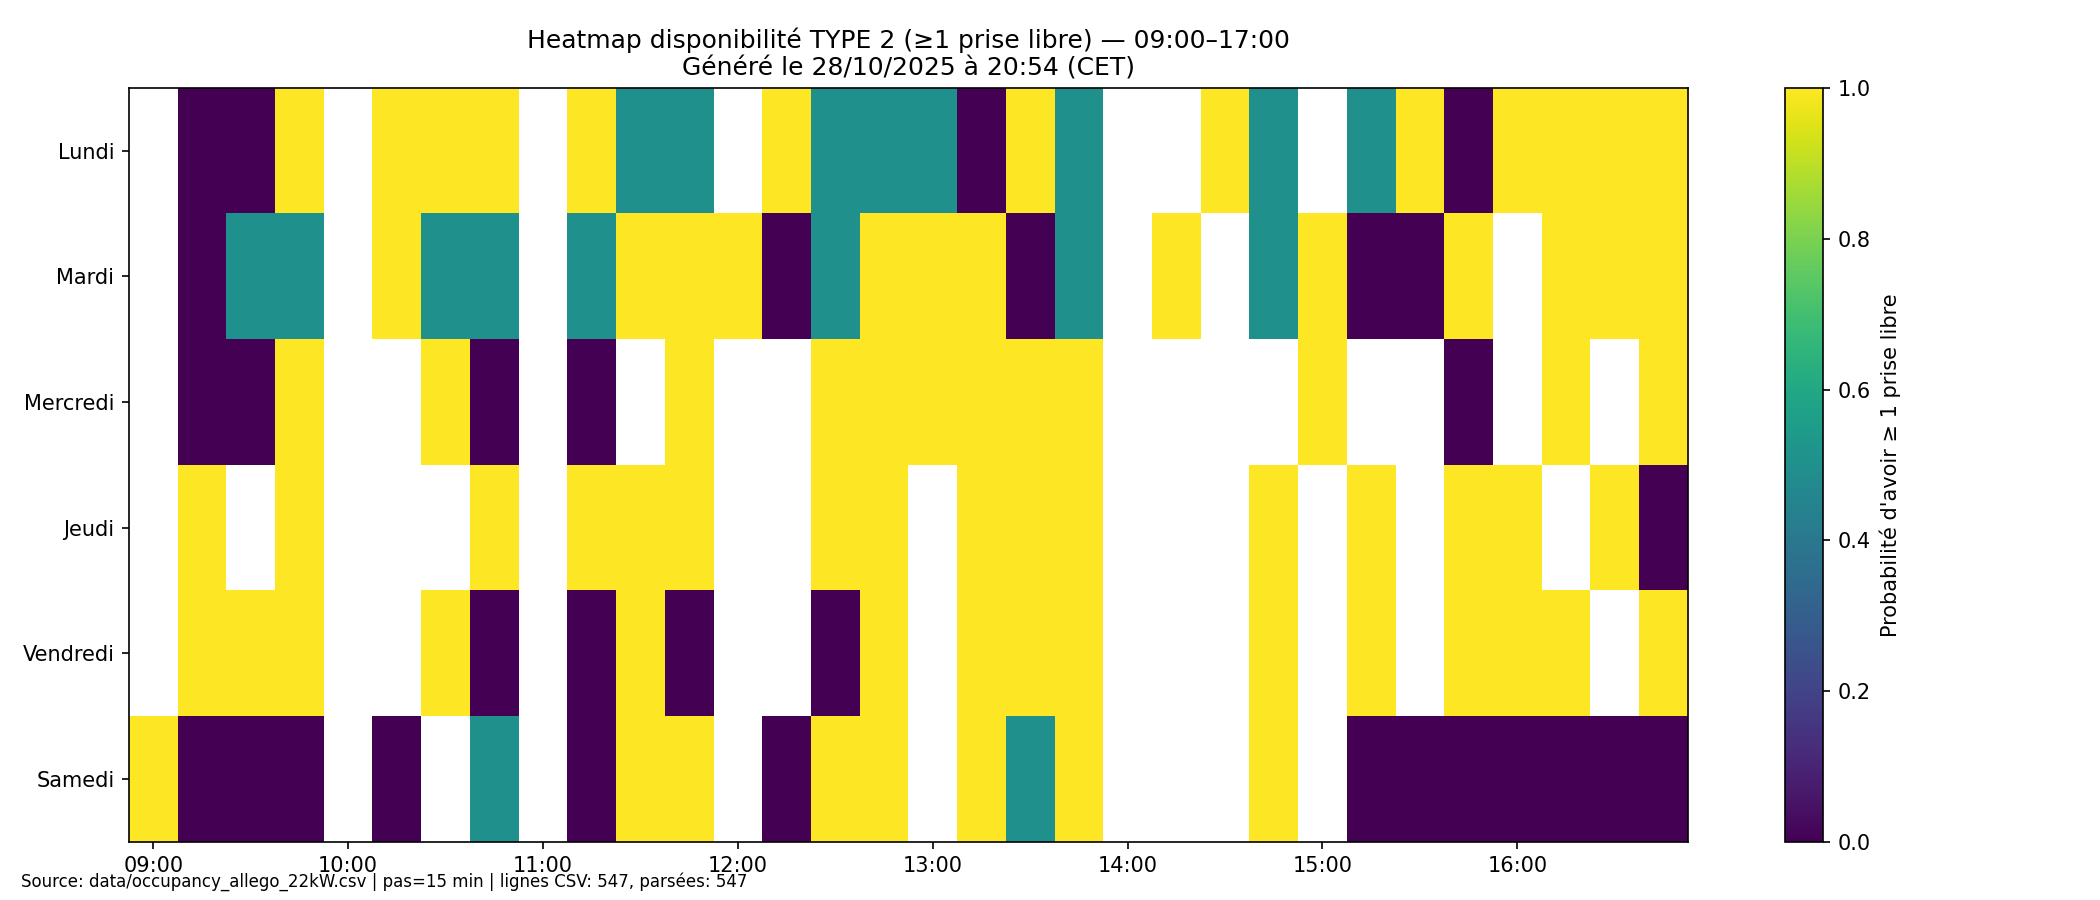

Source code (Python):
# heatmap_week.py
# Génère une heatmap PNG (Europe/Paris) montrant, pour LUN→SAM entre 09:00–17:00,
# la probabilité d'avoir >= 1 prise TYPE 2 libre, par pas de 15 minutes.

import csv
import math
from datetime import datetime, time, timezone
from zoneinfo import ZoneInfo
from collections import defaultdict
import matplotlib
matplotlib.use("Agg")  # rendu hors-écran pour GitHub Actions
import matplotlib.pyplot as plt
import numpy as np
import os

CSV_FILE = "data/occupancy_allego_22kW.csv"
OUT_PNG  = "heatmap_week.png"

TZ = ZoneInfo("Europe/Paris")

# Paramètres d'analyse
START_LOCAL   = time(9, 0)
END_LOCAL     = time(17, 0)
BIN_MINUTES   = 15                     # résolution (colonnes)
SLOTS_PER_DAY = int((8*60) / BIN_MINUTES)  # 9h→17h = 8h -> 32 colonnes

jours = ["Lundi","Mardi","Mercredi","Jeudi","Vendredi","Samedi","Dimanche"]

def safe_norm_key(k):
    if k is None: return None
    return str(k).lstrip("\ufeff").strip().lower()

def get_ts_from_row(row: dict):
    # accepte "timestamp", "timestamp_utc" (avec BOM toléré),
    # sinon prend la première colonne non None
    norm = {}
    for k in row.keys():
        nk = safe_norm_key(k)
        if nk is not None:
            norm[nk] = k
    for ck in ("timestamp", "timestamp_utc"):
        if ck in norm:
            return row.get(norm[ck])
    first_key = next((k for k in row.keys() if k is not None), None)
    return row.get(first_key) if first_key is not None else None

def to_int_or_zero(v) -> int:
    try:
        return int(str(v).strip())
    except Exception:
        return 0

# 1) Lire & binner
# success[wd][slot] = nb de fois a>=1
# total[wd][slot]   = nb de mesures
success = [ [0]*SLOTS_PER_DAY for _ in range(7) ]
total   = [ [0]*SLOTS_PER_DAY for _ in range(7) ]

rows_total = 0
rows_parsed = 0

if not os.path.exists(CSV_FILE):
    # crée un PNG informatif
    fig, ax = plt.subplots(figsize=(8, 3))
    ax.text(0.5, 0.5, "Aucune donnée (CSV introuvable)", ha="center", va="center")
    ax.axis("off")
    fig.tight_layout()
    fig.savefig(OUT_PNG, dpi=150)
    raise SystemExit("CSV introuvable")

with open(CSV_FILE, newline="", encoding="utf-8") as f:
    reader = csv.DictReader(f)
    for row in reader:
        rows_total += 1
        ts_s = get_ts_from_row(row)
        if not ts_s:
            continue
        ts_s = str(ts_s).replace("Z", "+00:00")
        try:
            ts = datetime.fromisoformat(ts_s)
        except Exception:
            continue
        if ts.tzinfo is None:
            ts = ts.replace(tzinfo=timezone.utc)
        ts_local = ts.astimezone(TZ)
        rows_parsed += 1

        a = to_int_or_zero(row.get("available"))
        t = to_int_or_zero(row.get("total"))
        if t <= 0:
            continue
        # fenêtre 9–17
        if not (START_LOCAL <= ts_local.time() < END_LOCAL):
            continue

        # calcule l'index de colonne (slot de 15 min depuis 09:00)
        minutes_since_start = (ts_local.hour - 9)*60 + ts_local.minute
        slot = minutes_since_start // BIN_MINUTES
        if slot < 0 or slot >= SLOTS_PER_DAY:
            continue

        wd = ts_local.weekday()  # 0=lundi
        success[wd][slot] += 1 if a >= 1 else 0
        total[wd][slot]   += 1

# 2) Construire la matrice de probabilités (LUN→SAM, 6 lignes)
M = np.full((6, SLOTS_PER_DAY), np.nan, dtype=float)
for wd in range(6):  # lundi→samedi
    for s in range(SLOTS_PER_DAY):
        n = total[wd][s]
        ok = success[wd][s]
        if n > 0:
            M[wd, s] = ok / n

# 3) S'il n'y a rien, produire un PNG informatif
if np.all(np.isnan(M)):
    fig, ax = plt.subplots(figsize=(10, 3))
    ax.text(0.5, 0.6, "Aucune mesure 9–17h (Europe/Paris)\nVérifie la collecte ou attends plus de données.",
            ha="center", va="center")
    ax.text(0.5, 0.3, f"CSV lignes: {rows_total} | parsées: {rows_parsed}",
            ha="center", va="center", fontsize=9)
    ax.axis("off")
    fig.tight_layout()
    fig.savefig(OUT_PNG, dpi=150)
    raise SystemExit("Pas de données exploitables pour 9–17h.")

# 4) Affichage heatmap
# Masquer NaN (cases sans données)
masked = np.ma.masked_invalid(M)

fig_h = 6   # hauteur en pouces
fig_w = 14  # largeur (nombre de colonnes)
fig, ax = plt.subplots(figsize=(fig_w, fig_h))

# imshow sans préciser de cmap (palette par défaut)
im = ax.imshow(masked, aspect="auto", interpolation="nearest", vmin=0.0, vmax=1.0)

# Ticks Y (jours)
ax.set_yticks(range(6))
ax.set_yticklabels(jours[:6])

# Ticks X (toutes les heures : 09:00, 10:00, ..., 17:00)
xticks = []
xticklabels = []
for col in range(SLOTS_PER_DAY):
    minutes = col * BIN_MINUTES
    hh = 9 + minutes // 60
    mm = minutes % 60
    if mm == 0:  # on n'étiquette que les heures pleines
        xticks.append(col)
        xticklabels.append(f"{hh:02d}:00")
ax.set_xticks(xticks)
ax.set_xticklabels(xticklabels, rotation=0)

# Titres
now_local = datetime.now(TZ)
title = ("Heatmap disponibilité TYPE 2 (≥1 prise libre) — 09:00–17:00\n"
         f"Généré le {now_local.strftime('%d/%m/%Y à %H:%M (%Z)')}")
ax.set_title(title)

# Colorbar
cbar = fig.colorbar(im, ax=ax)
cbar.set_label("Probabilité d'avoir ≥ 1 prise libre")

# Légende sous-graphique
fig.text(0.01, 0.01, f"Source: {CSV_FILE} | pas={BIN_MINUTES} min | lignes CSV: {rows_total}, parsées: {rows_parsed}",
         ha="left", va="bottom", fontsize=8)

fig.tight_layout()
fig.savefig(OUT_PNG, dpi=150)

# 5) En plus : copie avec nom ISO semaine (archive)
iso = now_local.isocalendar()  # (year, week, weekday)
arch = f"heatmap_{iso[0]}-W{iso[1]:02d}.png"
try:
    import shutil
    shutil.copyfile(OUT_PNG, arch)
except Exception:
    pass
print(f"Heatmap écrite: {OUT_PNG} et {arch}")
